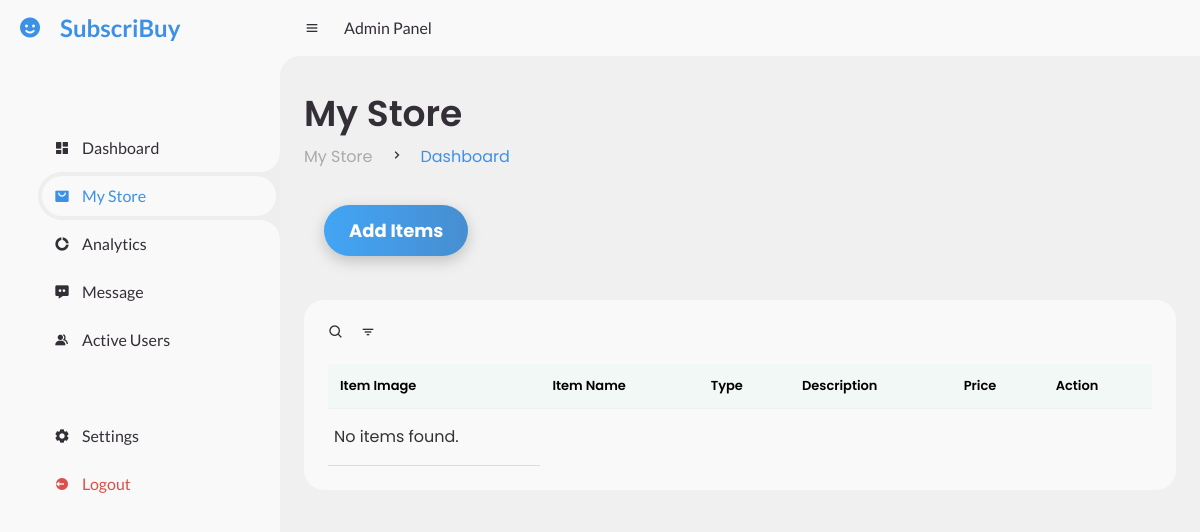
Before: /admin/myStore.php with the older database file.
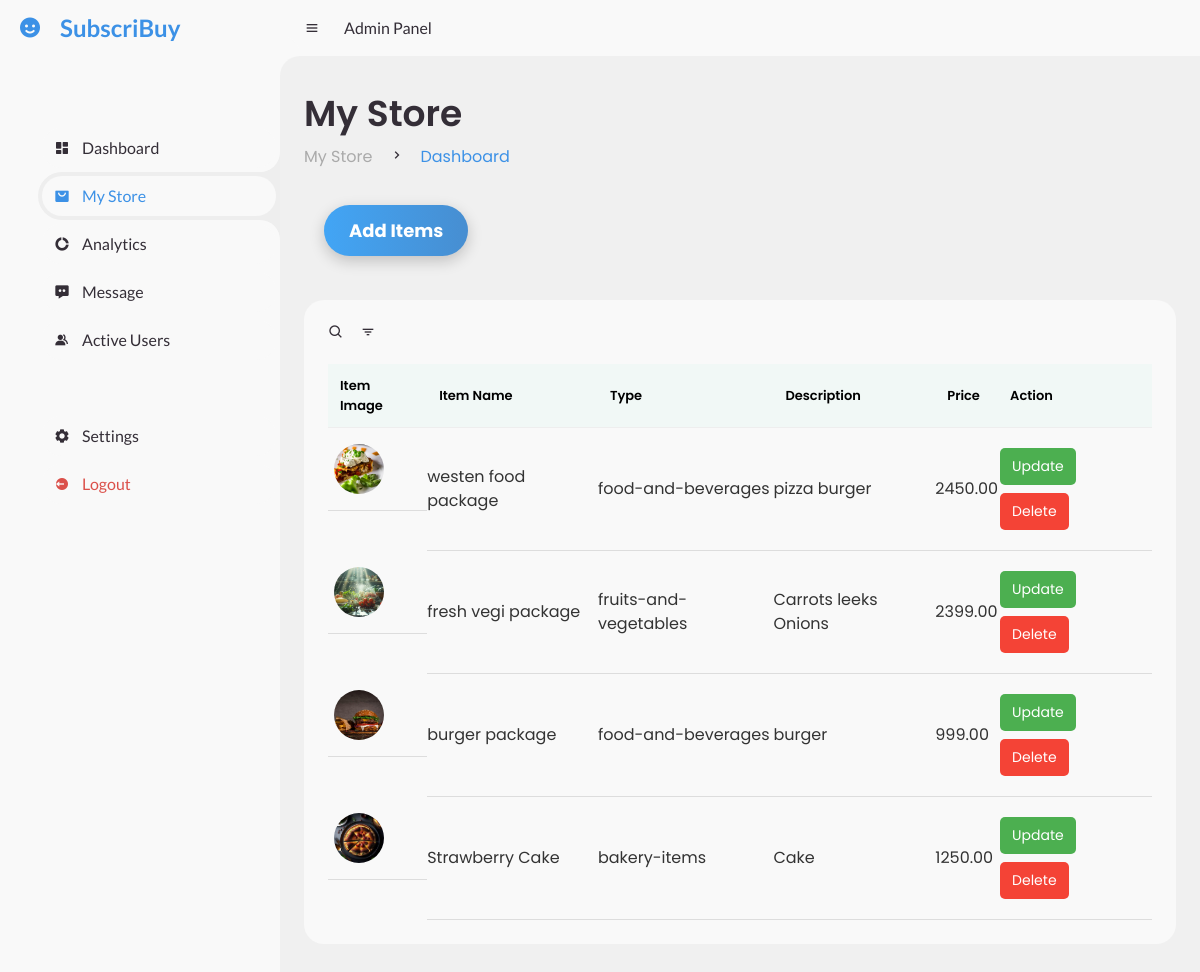
After: the same page with the newer database file.
### tables this page shows
CREATE TABLE `items` (
  `n_id` int(11) NOT NULL,
  `name` varchar(255) NOT NULL,
  `type` varchar(255) NOT NULL,
  `description` text NOT NULL,
  `price` decimal(10,2) NOT NULL,
  `image` varchar(255) NOT NULL
);

### admin/fetch_items.php (the view, shortened to what this page needs)
<?php
include '../dbase.php';
$sql = "SELECT * FROM items";
$result = $conn->query($sql);
if ($result->num_rows > 0) {
    while ($row = $result->fetch_assoc()) {
        echo "<tr>";
        echo "<td><img src='" . htmlspecialchars($row['image']) . "' alt='Item Image' style='width: 50px; height: 50px;'></td>";
        echo "<td>" . htmlspecialchars($row['name']) . "</td>";
        echo "<td>" . htmlspecialchars($row['type']) . "</td>";
        echo "<td>" . htmlspecialchars($row['description']) . "</td>";
        echo "<td>" . htmlspecialchars($row['price']) . "</td>";
        echo "<td>
                <button class='update-btn' data-id='" . htmlspecialchars($row['n_id']) . "' style='
                    padding: 8px 12px;
                    font-size: 14px;
                    color: #fff;
                    background-color: #4CAF50;
                    border: none;
                    border-radius: 5px;
                    cursor: pointer;
                    transition: background-color 0.3s ease;
                    margin: 4px 2px;'
                    onmouseover=\"this.style.backgroundColor='#45a049';\"
                    onmouseout=\"this.style.backgroundColor='#4CAF50';\">Update</button>
                <button class='delete-btn' data-id='" . htmlspecialchars($row['n_id']) . "' style='
                    padding: 8px 12px;
                    font-size: 14px;
                    color: #fff;
                    background-color: #f44336;
                    border: none;
                    border-radius: 5px;
                    cursor: pointer;
                    transition: background-color 0.3s ease;
                    margin: 4px 2px;'
                    onmouseover=\"this.style.backgroundColor='#d32f2f';\"
                    onmouseout=\"this.style.backgroundColor='#f44336';\">Delete</button>
              </td>";
        echo "</tr>";
    }
} else {
    echo "<tr><td colspan='6'>No items found.</td></tr>";
}
?>

Changed rows visible on the page:
added items: image (picture), name "westen food package", type "food-and-beverages", description "pizza burger", price "2450.00"
added items: image (picture), name "fresh vegi package", type "fruits-and-vegetables", description "Carrots leeks Onions", price "2399.00"
added items: image (picture), name "burger package", type "food-and-beverages", description "burger", price "999.00"
added items: image (picture), name "Strawberry Cake", type "bakery-items", description "Cake", price "1250.00"
Other visible differences:
text no longer shown: "No items found."
